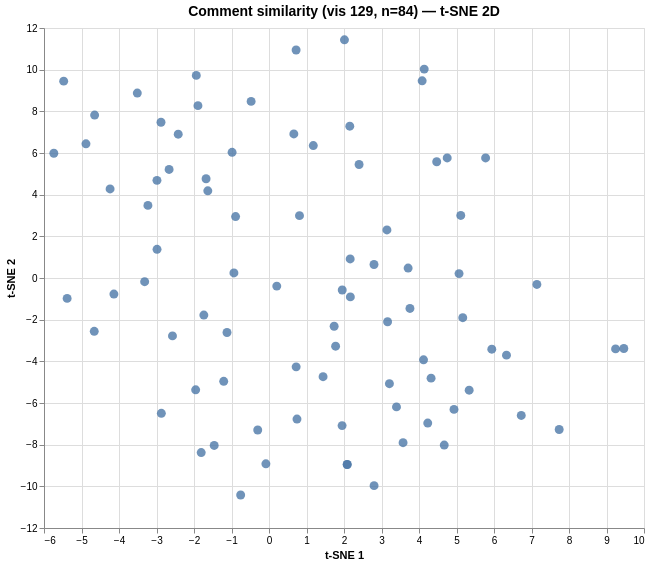

Here is the Vega-Lite specification saved for this chart:
### Vega specification from a JSON file in a GitHub repository (floating-point values rounded to 4 significant figures)
{"$schema": "https://vega.github.io/schema/vega/v6.json", "data": [{"name": "param_1e9efca18e7a2868_store"}, {"name": "source_0", "values": [{"comment": "I NAMED THIS: Will santa be able to fly or will it be dry", "dim_1": 2.012, "dim_2": 11.43, "index": 0}, {"comment": "1. White deaths are more correlated to age, while black deaths are more connected to life choices, such as food and exer…", "dim_1": 3.145, "dim_2": 2.308, "index": 1}, {"comment": "1. I notice that white deaths are less significant in the place they have more deaths\n2. I wonder why black people die s…", "dim_1": 4.139, "dim_2": 10.03, "index": 2}, {"comment": "1. I notice that the Black death rate is higher than the white death rate in general for most diseases.\n2. I wonder why …", "dim_1": 1.737, "dim_2": -2.315, "index": 3}, {"comment": "1. I notice that the mortality rate for black people is significantly higher than the rate for white people. The leading…", "dim_1": 1.776, "dim_2": -3.274, "index": 4}, {"comment": "1. What do you notice?\nHeart disease has the highest mortality for black people while lung disease has the highest morta…", "dim_1": 2.085, "dim_2": -8.952, "index": 5}, {"comment": "1) I noticed that black people have higher death rates than white people in almost everything, especially when it comes …", "dim_1": 2.169, "dim_2": -0.906, "index": 6}, {"comment": "I noticed that black people have a higher death rates than white people\nI wonder why it is that people of color have a h…", "dim_1": -2.871, "dim_2": -6.494, "index": 7}, {"comment": "1. I notice that black people have higher death rates\n2. why do we die more? is it because of the health care?\n3. it imp…", "dim_1": 4.084, "dim_2": 9.466, "index": 8}, {"comment": "1)I notice that black people have a higher death rate than white people. \n2)i wonder if black people die more because th…", "dim_1": 0.813, "dim_2": 2.994, "index": 9}, {"comment": "1) What do you notice? (3 Noticings using complete sentences)\nI notice that black people have a higher death rate than w…", "dim_1": 7.738, "dim_2": -7.271, "index": 10}, {"comment": "I noticed that there is higher death with black people than with white because of heart disease. i wonder if the death r…", "dim_1": -4.238, "dim_2": 4.276, "index": 11}, {"comment": "I notice that most of the causes of death that have a higher mortality rate for black people are things that can be trea…", "dim_1": -1.738, "dim_2": -1.778, "index": 12}, {"comment": "I notice that there is a real discrepancy between black and white American deaths. And it’s very strange to see it happe…", "dim_1": -5.738, "dim_2": 5.988, "index": 13}, {"comment": "I notice that the white Americans aren't dying from a major disease, unlike black Americans who in the graph clearly imp…", "dim_1": -4.66, "dim_2": -2.559, "index": 14}, {"comment": "what i noticed in this graph is that there are more deaths of a heart disease, diabetes,cancer,stroke which are higher i…", "dim_1": 0.207, "dim_2": -0.389, "index": 15}, {"comment": "1.) What I notice as I am looking at this graph is that there are more black deaths in general than white death rates. \n…", "dim_1": 1.953, "dim_2": -0.577, "index": 16}, {"comment": "Who’s More Important??\nI notice that there are more black people dying than white people, also the cause of deaths were …", "dim_1": 5.068, "dim_2": 0.211, "index": 17}, {"comment": "i notice that most black deaths are from heart disease and whites are most likely from lunge disease. \nwhat i wonder is …", "dim_1": 0.746, "dim_2": -6.77, "index": 18}, {"comment": "i honestly think that the graph is going based off highest to lowest then back to highest because like the highest death…", "dim_1": -1.808, "dim_2": -8.38, "index": 19}, {"comment": "What I noticed was that the rate of death for black people was higher than whites people. I wonder why the highest death…", "dim_1": 5.941, "dim_2": -3.417, "index": 20}, {"comment": "I noticed that the increased death rates for African Americans was much more than the increased death rates for Caucasia…", "dim_1": 1.181, "dim_2": 6.357, "index": 21}, {"comment": "What I noticed was that the rate of death for black people was higher than whites people. I wonder why the highest death…", "dim_1": 6.333, "dim_2": -3.702, "index": 22}, {"comment": "1. I notice that the axis is showcasing two sides: 10 white deaths per 100k versus 40 black deaths per 100k. This differ…", "dim_1": 3.759, "dim_2": -1.462, "index": 23}, {"comment": "The first thing I noticed from the graph would be there’s a higher Black death rate with heart diseases. I also noticed …", "dim_1": 4.673, "dim_2": -8.02, "index": 24}, {"comment": "What do I notice?\nIt took me a while to comprehend the graph, but I noticed that the data goes way farther to the right …", "dim_1": 4.933, "dim_2": -6.306, "index": 25}, {"comment": "1. What do you notice?\nHeart disease has the highest mortality for black people while lung disease has the highest morta…", "dim_1": 2.085, "dim_2": -8.952, "index": 26}, {"comment": "I notice that many more black Americans died of heart-related causes such as heart disease or a stroke. I notice that ov…", "dim_1": -2.88, "dim_2": 7.476, "index": 27}, {"comment": "WHAT DO YOU NOTICE?\nI notice that black people have a higher death rate on a lot of diseases and white people do not hav…", "dim_1": 0.662, "dim_2": 6.916, "index": 28}, {"comment": "1. What do you notice?\nI noticed that Black Americans have a higher death rate than white Americans. The highest death r…", "dim_1": 6.727, "dim_2": -6.598, "index": 29}, {"comment": "I noticed that a lot more black people die because of homicide but it doesn’t show up for white people.", "dim_1": 5.776, "dim_2": 5.763, "index": 30}, {"comment": "I notice that the highest death rate for black Americans is heart disease and that the highest death rate for white Amer…", "dim_1": -2.664, "dim_2": 5.21, "index": 31}, {"comment": "1. After looking at this graph I noticed that black people are hurting from diseases that can prevented by just eating w…", "dim_1": 9.242, "dim_2": -3.402, "index": 32}, {"comment": "I notice how the graph is in boxed form, and is different from any other graph that I’ve seen before. I notice how the g…", "dim_1": 2.802, "dim_2": -9.966, "index": 33}, {"comment": "What do you notice? I notice that the highest death rate for black Americans is heart disease and that the highest death…", "dim_1": 4.233, "dim_2": -6.963, "index": 34}, {"comment": "I noticed that according to this graph, black people suffer from diseases that could be deemed preventable through healt…", "dim_1": 9.462, "dim_2": -3.385, "index": 35}, {"comment": "I notice that more black people have died from heart diseases and cancer.\n\nI wonder why homicide is higher for black peo…", "dim_1": 4.752, "dim_2": 5.762, "index": 36}, {"comment": "I noticed that overall, there is a higher black mortality rate. The leading cause of death for Black Americans is heart …", "dim_1": -0.984, "dim_2": 6.033, "index": 37}, {"comment": "What do you notice?\nBlack American have the highest death rates in heart disease. This is most likely due to the lower c…", "dim_1": -1.632, "dim_2": 4.185, "index": 38}, {"comment": "I notice that both sides of the graph are very different in comparing black v white deaths and I wonder if this has to d…", "dim_1": -1.208, "dim_2": -4.959, "index": 39}, {"comment": "this is a graph explaining the main causes of death among white and black people. I noticed that some of the leading cau…", "dim_1": 3.71, "dim_2": 0.478, "index": 40}, {"comment": "I notice that the biggest gap is Heart disease, and this leads me to think that it could come from eating choices. On th…", "dim_1": -5.475, "dim_2": 9.45, "index": 41}, {"comment": "I noticed that Heart Disease and Cancer are the two largest causes of death on the graph have a higher Black death rate …", "dim_1": 2.165, "dim_2": 0.914, "index": 42}, {"comment": "I noticed that the highest cause for Black deaths was heart disease. This might have to do with the lack of health care,…", "dim_1": 4.472, "dim_2": 5.579, "index": 43}, {"comment": "I thought that this graph was very insightful. I noticed that the highest death right for black people was for heart dis…", "dim_1": -1.461, "dim_2": -8.038, "index": 44}, {"comment": "This graph is showing the causes of death for both white and black citizens. It’s showing more causes of death for black…", "dim_1": -0.301, "dim_2": -7.297, "index": 45}, {"comment": "One of the biggest things I noticed is that suicide is a lot more common for White Americans than Black Americans. I won…", "dim_1": 2.154, "dim_2": 7.287, "index": 46}, {"comment": "This graph looks like a death rate chart for different diseases and death causes and what kind of people it applies to. …", "dim_1": -0.083, "dim_2": -8.92, "index": 47}, {"comment": "This graph shows the death rates between white people and non-hispanic black people. More black americans die from heart…", "dim_1": 2.8, "dim_2": 0.648, "index": 48}, {"comment": "I noticed that one of the highest causes for Black death rate is Homicide, this doesn't even appear on the white death r…", "dim_1": 5.114, "dim_2": 3.002, "index": 49}, {"comment": "More black americans die from heart disease than white americans.\nMore white americans die from lung disease than black …", "dim_1": 1.949, "dim_2": -7.085, "index": 50}, {"comment": "What do you notice?\nI notice that Black Americans have a higher death rate by a lot. They are greatly affected by heart …", "dim_1": 4.322, "dim_2": -4.806, "index": 51}, {"comment": "I notice that a black people are the majority of deaths caused by heart disease. More white people die from lung disease…", "dim_1": -2.988, "dim_2": 4.687, "index": 52}, {"comment": "I noticed that African Americans have a higher mortality rate in general but especially in heart disease and cancer. The…", "dim_1": 0.724, "dim_2": -4.265, "index": 53}, {"comment": "Ashley, I noticed the same thing. Also wow I never thought of why race mattered but your point about it mAy be caused by…", "dim_1": -0.936, "dim_2": 0.244, "index": 54}, {"comment": "What do you notice?\nBlack American have the highest death rates in heart disease. This is most likely due to the fact, t…", "dim_1": -1.678, "dim_2": 4.764, "index": 55}, {"comment": "I wonder why there is a higher death rate for heart disease for black citizens rather than white citizens. I wonder if g…", "dim_1": -3.229, "dim_2": 3.486, "index": 56}, {"comment": "As a group, we noticed a difference between the different bar widths as the number of deaths as a whole and the length o…", "dim_1": 7.143, "dim_2": -0.308, "index": 57}, {"comment": "I’d notice that black people have a higher death rate than white people. I wonder why black people have higher death rat…", "dim_1": -1.956, "dim_2": -5.368, "index": 58}, {"comment": "I noticed that the black American deaths are mostly made up of heart disease.  I also noticed that the white Americans h…", "dim_1": -2.421, "dim_2": 6.902, "index": 59}, {"comment": "I noticed that overall more black people were dying from these illnesses overall. I also noticed that the bars have diff…", "dim_1": -2.574, "dim_2": -2.778, "index": 60}, {"comment": "I notice that a lot of black deaths are thing to do with health and a lot of what deaths are suicide and accidents. \n\nI …", "dim_1": 2.402, "dim_2": 5.448, "index": 61}, {"comment": "What do you notice-Black Americans die from heart disease much more than White Americans The same goes for Diabetes, Can…", "dim_1": 4.121, "dim_2": -3.926, "index": 62}, {"comment": "I notice that black Americans are dying from things that could really be helped with proper healthcare, like the flu. I …", "dim_1": -1.895, "dim_2": 8.274, "index": 63}, {"comment": "I notice that the largest gap of mortality rates between black and white americans is heart disease, and many more black…", "dim_1": -3.316, "dim_2": -0.177, "index": 64}, {"comment": "I have noticed that more African-Americans are dying of heart disease than white people. Additionally, I notice that mor…", "dim_1": -2.986, "dim_2": 1.378, "index": 65}, {"comment": "The first thing I noticed was that there are a lot of African Americans dying from heart disease but less white people d…", "dim_1": -0.891, "dim_2": 2.95, "index": 66}, {"comment": "What I wonder is that why there is more African Americans died form heart diseases and if white individuals get better t…", "dim_1": -4.881, "dim_2": 6.442, "index": 67}, {"comment": "What do you notice?\nIn the graph I notice how there are more African American individuals died \nFrom cardiovascular dise…", "dim_1": 3.575, "dim_2": -7.905, "index": 68}, {"comment": "One of the things I noticed is heart disease effects more black Americans then white Americans. I wonder why some things…", "dim_1": -4.65, "dim_2": 7.82, "index": 69}, {"comment": "The first thing our group noticed was how heart disease predominantly affects Black Americans more than white Americans.…", "dim_1": -4.136, "dim_2": -0.772, "index": 70}, {"comment": "What we notice is there is a higher black mortality rate. The graph consists of more diseases on the black side than the…", "dim_1": -1.12, "dim_2": -2.617, "index": 71}, {"comment": "Our headline: Racial Inequality, even in death. \nI notice that in total on this graph there is a higher death rate for b…", "dim_1": 3.162, "dim_2": -2.101, "index": 72}, {"comment": "We noticed that Alzheimer’s and Parkinson’s death was a majority of whites while the vast majority of deaths due to hear…", "dim_1": -1.939, "dim_2": 9.725, "index": 73}, {"comment": "Upon analyzing the graph, our team noticed the disproportionate majorities between race in the top 15 causes of death. F…", "dim_1": 1.442, "dim_2": -4.737, "index": 74}, {"comment": "Death rate disparities are more dramatic than the graph indicates given the relative size of the two populations compare…", "dim_1": -0.756, "dim_2": -10.42, "index": 75}, {"comment": "1. I notice that African Americans make up the vast majority of deaths by heart disease. Whites make up the majority of …", "dim_1": -3.512, "dim_2": 8.878, "index": 76}, {"comment": "What do you notice?\nBlack people have a huge disparity in deaths from heart disease, diabetes and cancer\n\nWhat do you wo…", "dim_1": 5.338, "dim_2": -5.385, "index": 77}, {"comment": "Why Die?\n\nWhat do you notice? I notice overall that African Americans have a higher death rate than Caucasians.\n\nWhat do…", "dim_1": -0.477, "dim_2": 8.478, "index": 78}, {"comment": "I notice that black Americans are dying from things that could really be helped with proper healthcare, like the flu.\n\nI…", "dim_1": -5.383, "dim_2": -0.979, "index": 79}, {"comment": "I notice that this graph shows major causes of deaths in the United States, and how these causes of death relate to race…", "dim_1": 5.167, "dim_2": -1.905, "index": 80}, {"comment": "I notice that black Americans are dying at a much higher rate than white Americans from the same diseases. \n\nI wonder si…", "dim_1": 0.723, "dim_2": 10.94, "index": 81}, {"comment": "What do you notice?\nThe causes of death that tend to affect black people take many more lives than the causes of death t…", "dim_1": 3.4, "dim_2": -6.187, "index": 82}, {"comment": "What do you notice?\nI notice that the Black mortality rate for heart disease and cancer is significantly higher, while t…", "dim_1": 3.211, "dim_2": -5.072, "index": 83}]}, {"name": "source_0_x_domain_dim_1", "values": [{"min": -5.738, "max": 9.462}]}, {"name": "source_0_y_domain_dim_2", "values": [{"min": -10.42, "max": 11.43}]}], "signals": [{"name": "unit", "value": {}, "on": [{"events": "pointermove", "update": "isTuple(group()) ? group() : unit"}]}, {"name": "param_1e9efca18e7a2868", "update": "vlSelectionResolve(\"param_1e9efca18e7a2868_store\", \"union\")"}, {"name": "param_1e9efca18e7a2868_dim_1", "on": [{"events": [{"source": "view", "type": "dblclick"}], "update": "null"}, {"events": {"signal": "param_1e9efca18e7a2868_translate_delta"}, "update": "panLinear(param_1e9efca18e7a2868_translate_anchor.extent_x, -param_1e9efca18e7a2868_translate_delta.x / width)"}, {"events": {"signal": "param_1e9efca18e7a2868_zoom_delta"}, "update": "zoomLinear(domain(\"x\"), param_1e9efca18e7a2868_zoom_anchor.x, param_1e9efca18e7a2868_zoom_delta)"}]}, {"name": "param_1e9efca18e7a2868_dim_2", "on": [{"events": [{"source": "view", "type": "dblclick"}], "update": "null"}, {"events": {"signal": "param_1e9efca18e7a2868_translate_delta"}, "update": "panLinear(param_1e9efca18e7a2868_translate_anchor.extent_y, param_1e9efca18e7a2868_translate_delta.y / height)"}, {"events": {"signal": "param_1e9efca18e7a2868_zoom_delta"}, "update": "zoomLinear(domain(\"y\"), param_1e9efca18e7a2868_zoom_anchor.y, param_1e9efca18e7a2868_zoom_delta)"}]}, {"name": "param_1e9efca18e7a2868_tuple", "on": [{"events": [{"signal": "param_1e9efca18e7a2868_dim_1 || param_1e9efca18e7a2868_dim_2"}], "update": "param_1e9efca18e7a2868_dim_1 && param_1e9efca18e7a2868_dim_2 ? {unit: \"\", fields: param_1e9efca18e7a2868_tuple_fields, values: [param_1e9efca18e7a2868_dim_1,param_1e9efca18e7a2868_dim_2]} : null"}]}, {"name": "param_1e9efca18e7a2868_tuple_fields", "value": [{"field": "dim_1", "channel": "x", "type": "R"}, {"field": "dim_2", "channel": "y", "type": "R"}]}, {"name": "param_1e9efca18e7a2868_translate_anchor", "value": {}, "on": [{"events": [{"source": "scope", "type": "pointerdown"}], "update": "{x: x(unit), y: y(unit), extent_x: domain(\"x\"), extent_y: domain(\"y\")}"}]}, {"name": "param_1e9efca18e7a2868_translate_delta", "value": {}, "on": [{"events": [{"source": "window", "between": [{"source": "scope", "type": "pointerdown"}, {"source": "window", "type": "pointerup"}], "type": "pointermove", "consume": true}], "update": "{x: param_1e9efca18e7a2868_translate_anchor.x - x(unit), y: param_1e9efca18e7a2868_translate_anchor.y - y(unit)}"}]}, {"name": "param_1e9efca18e7a2868_zoom_anchor", "on": [{"events": [{"source": "scope", "consume": true, "type": "wheel"}], "update": "{x: invert(\"x\", x(unit)), y: invert(\"y\", y(unit))}"}]}, {"name": "param_1e9efca18e7a2868_zoom_delta", "on": [{"events": [{"source": "scope", "consume": true, "type": "wheel"}], "update": "pow(1.001, event.deltaY * pow(16, event.deltaMode))", "force": true}]}, {"name": "param_1e9efca18e7a2868_modify", "on": [{"events": {"signal": "param_1e9efca18e7a2868_tuple"}, "update": "modify(\"param_1e9efca18e7a2868_store\", param_1e9efca18e7a2868_tuple, true)"}]}], "marks": [{"type": "symbol", "name": "marks", "from": {"data": "source_0"}, "encode": {"update": {"opacity": {"value": 0.8}, "x": {"field": "dim_1", "scale": "x"}, "tooltip": {"signal": "{\"Comment #\": format(datum[\"index\"], \"\"), \"Comment\": isValid(datum[\"comment\"]) ? datum[\"comment\"] : \"\"+datum[\"comment\"]}"}, "shape": {"value": "circle"}, "size": {"value": 80}, "y": {"field": "dim_2", "scale": "y"}, "fill": {"value": "#4c78a8"}}}, "interactive": true, "clip": true, "style": ["circle"]}], "scales": [{"name": "x", "type": "linear", "domain": [{"signal": "(data(\"source_0_x_domain_dim_1\")[0] || {}).min"}, {"signal": "(data(\"source_0_x_domain_dim_1\")[0] || {}).max"}], "range": [0, {"signal": "width"}], "nice": true, "zero": true, "domainRaw": {"signal": "param_1e9efca18e7a2868[\"dim_1\"]"}}, {"name": "y", "type": "linear", "domain": [{"signal": "(data(\"source_0_y_domain_dim_2\")[0] || {}).min"}, {"signal": "(data(\"source_0_y_domain_dim_2\")[0] || {}).max"}], "range": [{"signal": "height"}, 0], "domainRaw": {"signal": "param_1e9efca18e7a2868[\"dim_2\"]"}, "zero": true, "nice": true}], "axes": [{"scale": "x", "ticks": false, "gridScale": "y", "aria": false, "orient": "bottom", "domain": false, "maxExtent": 0, "minExtent": 0, "zindex": 0, "tickCount": {"signal": "ceil(width/40)"}, "labels": false, "grid": true}, {"scale": "y", "tickCount": {"signal": "ceil(height/40)"}, "grid": true, "orient": "left", "gridScale": "x", "minExtent": 0, "ticks": false, "zindex": 0, "labels": false, "aria": false, "domain": false, "maxExtent": 0}, {"scale": "x", "tickCount": {"signal": "ceil(width/40)"}, "orient": "bottom", "grid": false, "title": "t-SNE 1", "labelFlush": true, "labelOverlap": true, "zindex": 0}, {"scale": "y", "title": "t-SNE 2", "zindex": 0, "tickCount": {"signal": "ceil(height/40)"}, "labelOverlap": true, "orient": "left", "grid": false}], "title": {"text": "Comment similarity (vis 129, n=84) — t-SNE 2D", "frame": "group", "fontSize": 14}, "background": "white", "style": "cell", "padding": 5, "height": 500, "width": 600}
